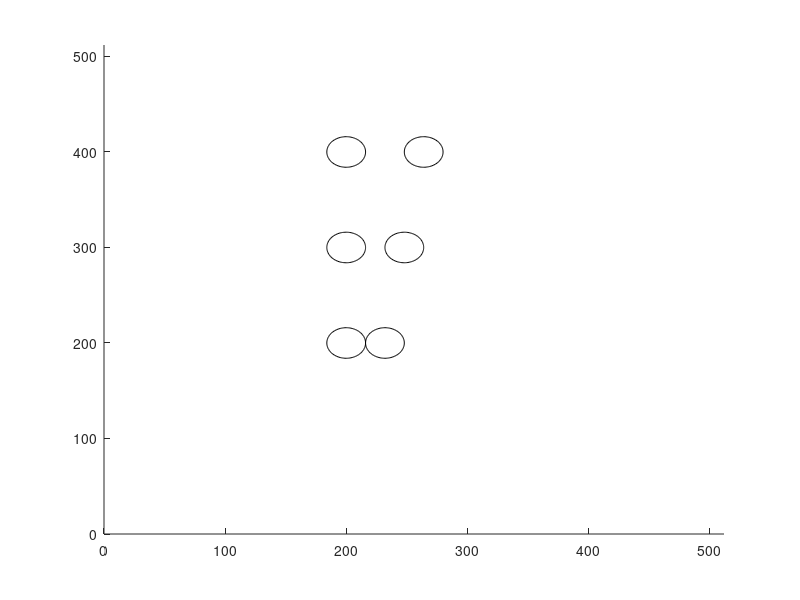

The MATLAB script that drew this image:
x = [200 , 232 , 200 , 248 , 200 , 264];
y = [200 , 200 , 300 , 300 , 400 , 400];
my_img = zeros (512,512);
[y1,x1] = size(my_img);
r = 16 ;
th = 0:pi/50:2*pi;
for i = 1 : length(x)
    xunit = r * cos(th) + x(i);
    yunit = r * sin(th) + y(i);
    h = patch(xunit, yunit , 'white');axis([0 x1 0 y1])
    set(gca,'Color','k')
end




